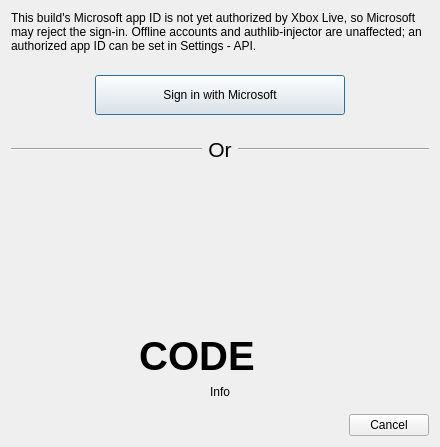
<?xml version="1.0" encoding="UTF-8"?>
<ui version="4.0">
 <class>MSALoginDialog</class>
 <widget class="QDialog" name="MSALoginDialog">
  <property name="geometry">
   <rect>
    <x>0</x>
    <y>0</y>
    <width>440</width>
    <height>447</height>
   </rect>
  </property>
  <property name="minimumSize">
   <size>
    <width>0</width>
    <height>430</height>
   </size>
  </property>
  <property name="windowTitle">
   <string>Add Microsoft Account</string>
  </property>
  <layout class="QVBoxLayout" name="verticalLayout_6">
   <item>
    <widget class="QLabel" name="approvalNotice">
     <property name="text">
      <string>This build's Microsoft app ID is not yet authorized by Xbox Live, so Microsoft may reject the sign-in. Offline accounts and authlib-injector are unaffected; an authorized app ID can be set in Settings - API.</string>
     </property>
     <property name="wordWrap">
      <bool>true</bool>
     </property>
     <property name="textInteractionFlags">
      <set>Qt::TextSelectableByMouse</set>
     </property>
    </widget>
   </item>
   <item>
    <widget class="QStackedWidget" name="stackedWidget2">
     <property name="currentIndex">
      <number>1</number>
     </property>
     <widget class="QWidget" name="loadingPage2">
      <layout class="QVBoxLayout" name="verticalLayout_31">
       <item>
        <spacer name="verticalSpacer_4">
         <property name="orientation">
          <enum>Qt::Vertical</enum>
         </property>
         <property name="sizeHint" stdset="0">
          <size>
           <width>20</width>
           <height>40</height>
          </size>
         </property>
        </spacer>
       </item>
       <item>
        <widget class="QLabel" name="loadingLabel2">
         <property name="font">
          <font>
           <pointsize>16</pointsize>
           <weight>75</weight>
           <bold>true</bold>
          </font>
         </property>
         <property name="text">
          <string>Please wait...</string>
         </property>
         <property name="alignment">
          <set>Qt::AlignCenter</set>
         </property>
         <property name="wordWrap">
          <bool>true</bool>
         </property>
        </widget>
       </item>
       <item>
        <widget class="QLabel" name="status2">
         <property name="text">
          <string>Status</string>
         </property>
         <property name="alignment">
          <set>Qt::AlignCenter</set>
         </property>
         <property name="wordWrap">
          <bool>true</bool>
         </property>
        </widget>
       </item>
       <item>
        <spacer name="verticalSpacer_31">
         <property name="orientation">
          <enum>Qt::Vertical</enum>
         </property>
         <property name="sizeHint" stdset="0">
          <size>
           <width>20</width>
           <height>40</height>
          </size>
         </property>
        </spacer>
       </item>
      </layout>
     </widget>
     <widget class="QWidget" name="mpPage1">
      <layout class="QVBoxLayout" name="verticalLayout_21" stretch="0">
       <item>
        <layout class="QHBoxLayout" name="horizontalLayout_7">
         <item>
          <spacer name="horizontalSpacer_5">
           <property name="orientation">
            <enum>Qt::Horizontal</enum>
           </property>
           <property name="sizeHint" stdset="0">
            <size>
             <width>40</width>
             <height>20</height>
            </size>
           </property>
          </spacer>
         </item>
         <item>
          <widget class="QPushButton" name="loginButton">
           <property name="minimumSize">
            <size>
             <width>250</width>
             <height>40</height>
            </size>
           </property>
           <property name="text">
            <string>Sign in with Microsoft</string>
           </property>
           <property name="default">
            <bool>true</bool>
           </property>
          </widget>
         </item>
         <item>
          <spacer name="horizontalSpacer_6">
           <property name="orientation">
            <enum>Qt::Horizontal</enum>
           </property>
           <property name="sizeHint" stdset="0">
            <size>
             <width>40</width>
             <height>20</height>
            </size>
           </property>
          </spacer>
         </item>
        </layout>
       </item>
      </layout>
     </widget>
    </widget>
   </item>
   <item>
    <layout class="QHBoxLayout" name="horizontalLayout_5">
     <item>
      <widget class="Line" name="line_3">
       <property name="sizePolicy">
        <sizepolicy hsizetype="Expanding" vsizetype="Fixed">
         <horstretch>0</horstretch>
         <verstretch>0</verstretch>
        </sizepolicy>
       </property>
       <property name="orientation">
        <enum>Qt::Horizontal</enum>
       </property>
      </widget>
     </item>
     <item>
      <widget class="QLabel" name="orLabel">
       <property name="font">
        <font>
         <pointsize>16</pointsize>
        </font>
       </property>
       <property name="text">
        <string>Or</string>
       </property>
       <property name="alignment">
        <set>Qt::AlignCenter</set>
       </property>
      </widget>
     </item>
     <item>
      <widget class="Line" name="line_4">
       <property name="sizePolicy">
        <sizepolicy hsizetype="Expanding" vsizetype="Fixed">
         <horstretch>0</horstretch>
         <verstretch>0</verstretch>
        </sizepolicy>
       </property>
       <property name="orientation">
        <enum>Qt::Horizontal</enum>
       </property>
      </widget>
     </item>
    </layout>
   </item>
   <item>
    <widget class="QStackedWidget" name="stackedWidget">
     <property name="currentIndex">
      <number>1</number>
     </property>
     <widget class="QWidget" name="loadingPage">
      <layout class="QVBoxLayout" name="verticalLayout_3">
       <item>
        <spacer name="verticalSpacer_41">
         <property name="orientation">
          <enum>Qt::Vertical</enum>
         </property>
         <property name="sizeHint" stdset="0">
          <size>
           <width>20</width>
           <height>40</height>
          </size>
         </property>
        </spacer>
       </item>
       <item>
        <widget class="QLabel" name="loadingLabel">
         <property name="font">
          <font>
           <pointsize>16</pointsize>
           <weight>75</weight>
           <bold>true</bold>
          </font>
         </property>
         <property name="text">
          <string>Please wait...</string>
         </property>
         <property name="alignment">
          <set>Qt::AlignCenter</set>
         </property>
         <property name="wordWrap">
          <bool>true</bool>
         </property>
        </widget>
       </item>
       <item>
        <widget class="QLabel" name="status">
         <property name="text">
          <string>Status</string>
         </property>
         <property name="alignment">
          <set>Qt::AlignCenter</set>
         </property>
         <property name="wordWrap">
          <bool>true</bool>
         </property>
        </widget>
       </item>
       <item>
        <spacer name="verticalSpacer_3">
         <property name="orientation">
          <enum>Qt::Vertical</enum>
         </property>
         <property name="sizeHint" stdset="0">
          <size>
           <width>20</width>
           <height>40</height>
          </size>
         </property>
        </spacer>
       </item>
      </layout>
     </widget>
     <widget class="QWidget" name="mpPage">
      <layout class="QVBoxLayout" name="verticalLayout_2" stretch="0,0,0">
       <item>
        <layout class="QHBoxLayout" name="horizontalLayout">
         <item>
          <spacer name="horizontalSpacer">
           <property name="orientation">
            <enum>Qt::Horizontal</enum>
           </property>
           <property name="sizeHint" stdset="0">
            <size>
             <width>40</width>
             <height>20</height>
            </size>
           </property>
          </spacer>
         </item>
         <item>
          <widget class="QLabel" name="qr">
           <property name="sizePolicy">
            <sizepolicy hsizetype="Fixed" vsizetype="Fixed">
             <horstretch>0</horstretch>
             <verstretch>0</verstretch>
            </sizepolicy>
           </property>
           <property name="minimumSize">
            <size>
             <width>150</width>
             <height>150</height>
            </size>
           </property>
           <property name="maximumSize">
            <size>
             <width>150</width>
             <height>150</height>
            </size>
           </property>
           <property name="text">
            <string/>
           </property>
           <property name="scaledContents">
            <bool>true</bool>
           </property>
           <property name="alignment">
            <set>Qt::AlignCenter</set>
           </property>
          </widget>
         </item>
         <item>
          <spacer name="horizontalSpacer_2">
           <property name="orientation">
            <enum>Qt::Horizontal</enum>
           </property>
           <property name="sizeHint" stdset="0">
            <size>
             <width>40</width>
             <height>20</height>
            </size>
           </property>
          </spacer>
         </item>
        </layout>
       </item>
       <item>
        <layout class="QHBoxLayout" name="horizontalLayout_2">
         <item>
          <spacer name="horizontalSpacer_3">
           <property name="orientation">
            <enum>Qt::Horizontal</enum>
           </property>
           <property name="sizeHint" stdset="0">
            <size>
             <width>40</width>
             <height>20</height>
            </size>
           </property>
          </spacer>
         </item>
         <item>
          <widget class="QLabel" name="code">
           <property name="font">
            <font>
             <pointsize>30</pointsize>
             <weight>75</weight>
             <bold>true</bold>
            </font>
           </property>
           <property name="cursor">
            <cursorShape>IBeamCursor</cursorShape>
           </property>
           <property name="text">
            <string>CODE</string>
           </property>
           <property name="alignment">
            <set>Qt::AlignCenter</set>
           </property>
           <property name="textInteractionFlags">
            <set>Qt::TextBrowserInteraction</set>
           </property>
          </widget>
         </item>
         <item>
          <widget class="QPushButton" name="copyCode">
           <property name="toolTip">
            <string>Copy code to clipboard</string>
           </property>
           <property name="text">
            <string/>
           </property>
           <property name="icon">
            <iconset theme="copy">
             <normaloff>.</normaloff>.</iconset>
           </property>
           <property name="iconSize">
            <size>
             <width>22</width>
             <height>22</height>
            </size>
           </property>
           <property name="flat">
            <bool>true</bool>
           </property>
          </widget>
         </item>
         <item>
          <spacer name="horizontalSpacer_4">
           <property name="orientation">
            <enum>Qt::Horizontal</enum>
           </property>
           <property name="sizeHint" stdset="0">
            <size>
             <width>40</width>
             <height>20</height>
            </size>
           </property>
          </spacer>
         </item>
        </layout>
       </item>
       <item>
        <widget class="QLabel" name="qrMessage">
         <property name="text">
          <string>Info</string>
         </property>
         <property name="alignment">
          <set>Qt::AlignCenter</set>
         </property>
         <property name="wordWrap">
          <bool>true</bool>
         </property>
         <property name="openExternalLinks">
          <bool>true</bool>
         </property>
         <property name="textInteractionFlags">
          <set>Qt::TextBrowserInteraction</set>
         </property>
        </widget>
       </item>
      </layout>
     </widget>
    </widget>
   </item>
   <item>
    <widget class="QDialogButtonBox" name="buttonBox">
     <property name="standardButtons">
      <set>QDialogButtonBox::Cancel</set>
     </property>
    </widget>
   </item>
  </layout>
 </widget>
 <resources/>
 <connections/>
</ui>
